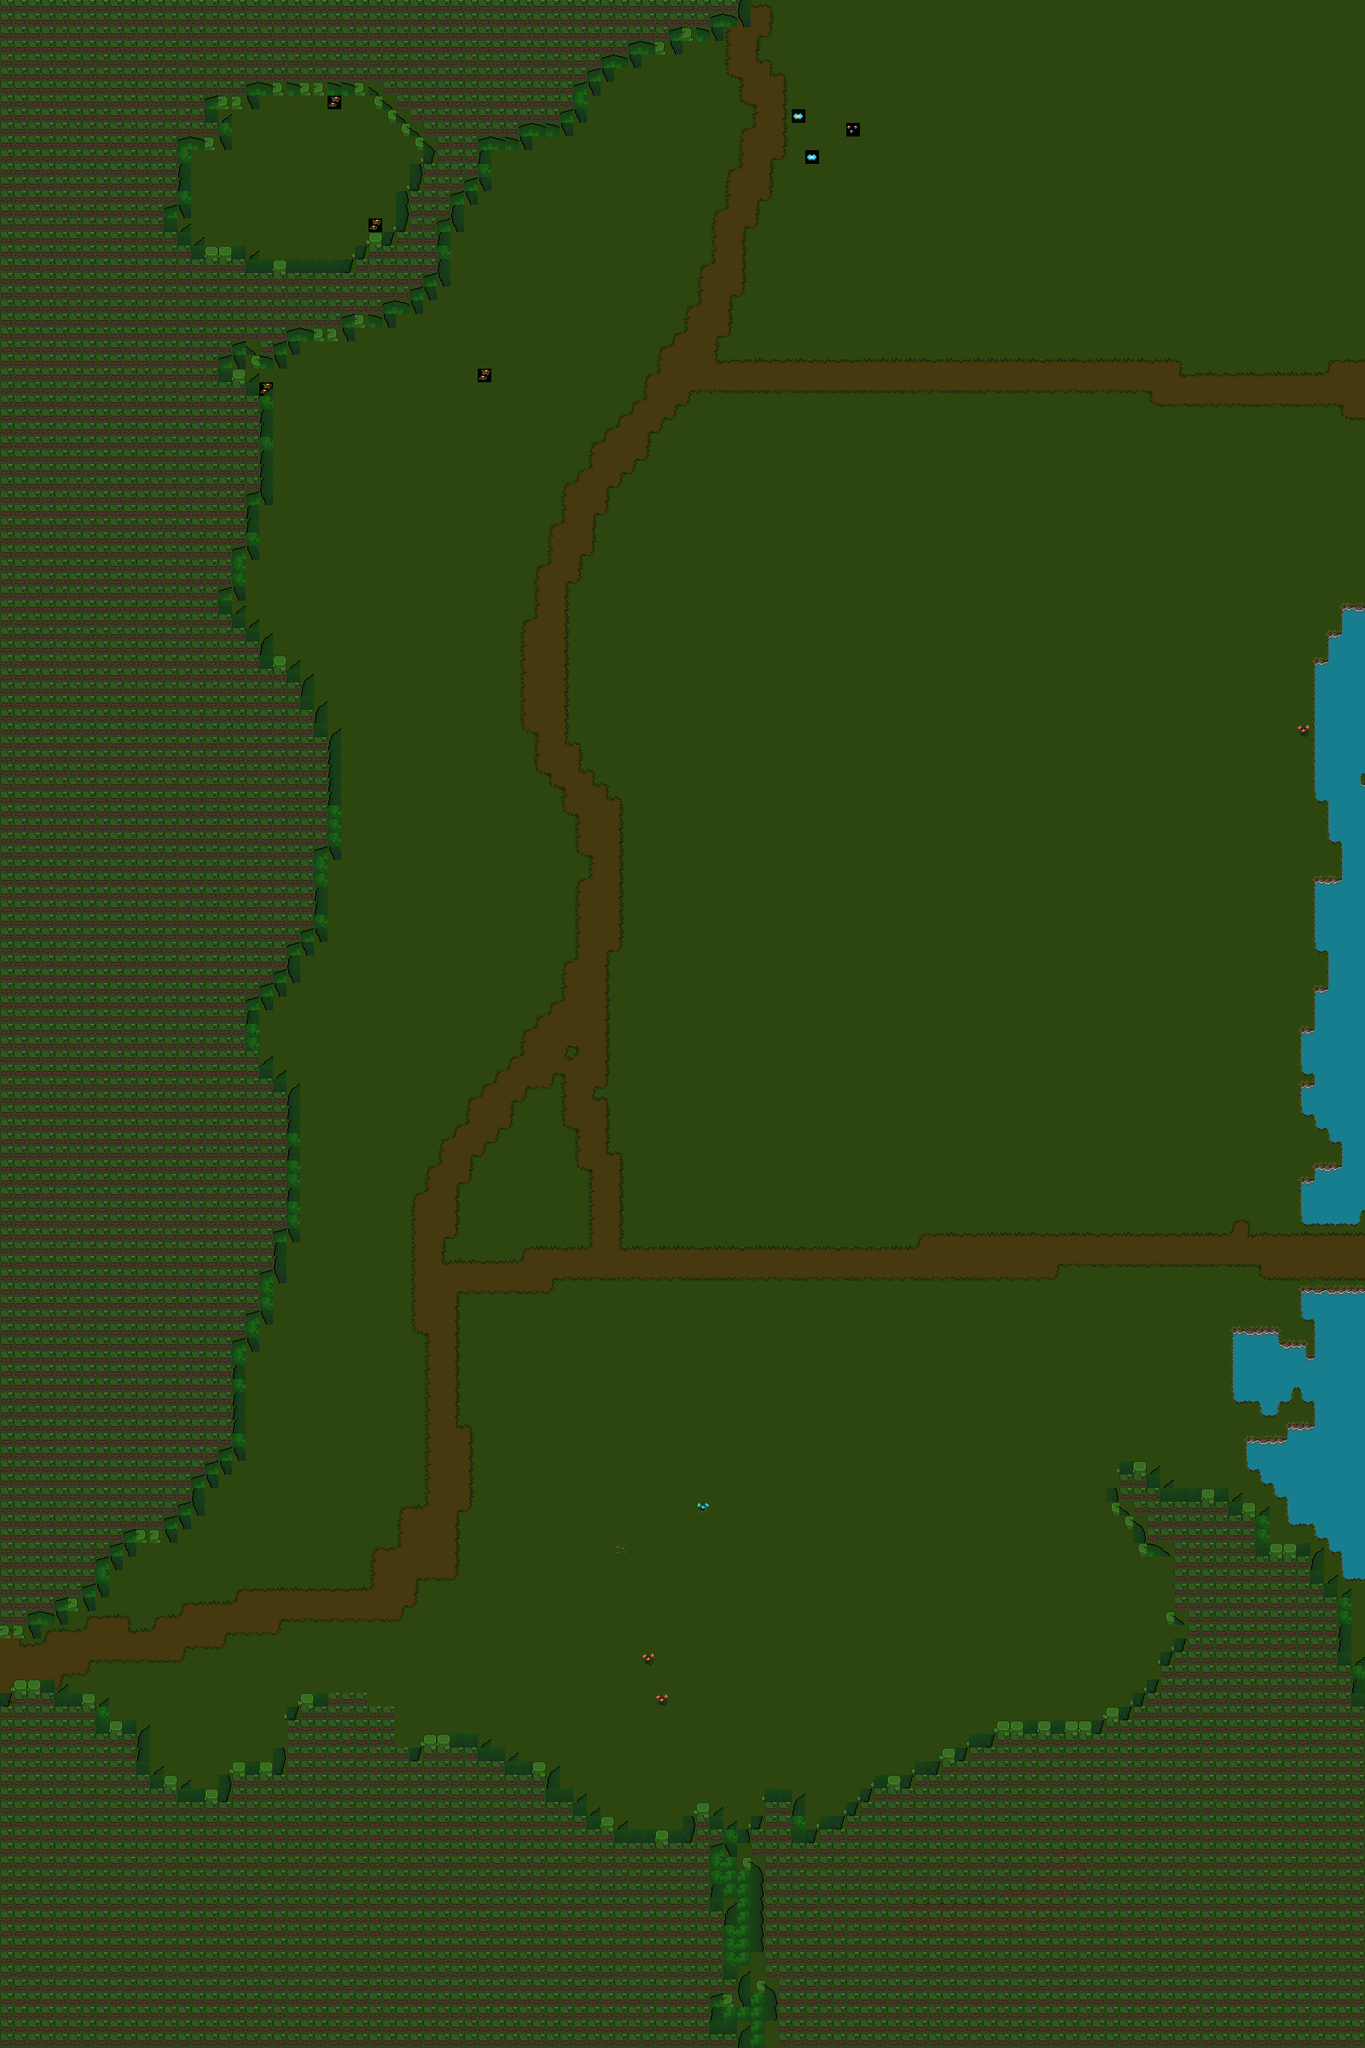

Tiled map render using the project's own tile images. Description and the map definition, with tile-layer contents summarised, below:
An orthogonal 100x150 tile map with 16x16 px tiles, 3 tile layers (Spring Base, Spring Ground, Spring Upper) and 8 objects (4x Entrance, 4x Exit).

<map version="1.5" tiledversion="1.6.0" orientation="orthogonal" renderorder="right-down" compressionlevel="0" width="100" height="150" tilewidth="16" tileheight="16" infinite="0" nextlayerid="6" nextobjectid="29">
 <properties>
  <property name="MapType" value="Town" />
  <property name="Outside" type="bool" value="true" />
  <property name="ResourcesMax" type="int" value="50" />
  <property name="ResourcesMin" type="int" value="30" />
 </properties>
 <tileset firstgid="1" source="../Tilesets/tilesetManorGrounds.tsx" />
 <layer id="1" name="Spring Base" width="100" height="150">
  <data>[15000 cells, 15000 non-empty, 40 distinct tile ids]</data>
 </layer>
 <layer id="2" name="Spring Ground" width="100" height="150">
  <data>[15000 cells, 2419 non-empty, 1 distinct tile ids]</data>
 </layer>
 <layer id="3" name="Spring Upper" width="100" height="150">
  <data>[15000 cells, 5165 non-empty, 18 distinct tile ids]</data>
 </layer>
 <objectgroup id="4" name="Travel Layer">
  <object id="6" name="Entrance" x="882.666" y="19.9583" width="7.9166" height="10">
   <properties>
    <property name="Map" value="mapManorGrounds" />
   </properties>
  </object>
  <object id="7" name="Exit" x="868.333" y="3.70835" width="28.3333" height="12.3333">
   <properties>
    <property name="Map" value="mapManorGrounds" />
   </properties>
  </object>
  <object id="10" name="Exit" x="1584.63" y="1442.83" width="13.8333" height="70.3333">
   <properties>
    <property name="Map" value="mapTown" />
   </properties>
  </object>
  <object id="11" name="Entrance" x="1555.54" y="1474.58" width="7.9166" height="10">
   <properties>
    <property name="Map" value="mapTown" />
   </properties>
  </object>
  <object id="12" name="Exit" x="1585.64" y="422.421" width="13.8333" height="70.3333">
   <properties>
    <property name="Map" value="mapHighlands" />
   </properties>
  </object>
  <object id="13" name="Entrance" x="1554.31" y="450.075" width="9.24993" height="10">
   <properties>
    <property name="Map" value="mapHighlands" />
   </properties>
  </object>
  <object id="25" name="Exit" x="864" y="2383.75" width="47.75" height="16.5">
   <properties>
    <property name="Map" value="mapSwamp" />
   </properties>
  </object>
  <object id="27" name="Entrance" x="880.114" y="2367.39" width="16" height="15.5">
   <properties>
    <property name="Map" value="mapSwamp" />
   </properties>
  </object>
 </objectgroup>
 <objectgroup id="5" name="MapObjec" />
</map>
